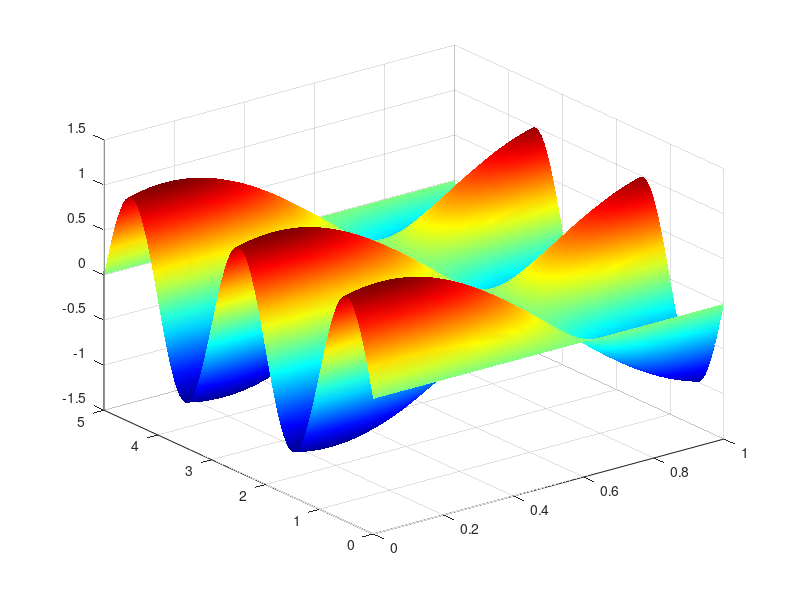

MATLAB code for this plot:


function [UN,x,t] = oneDWave()

% Inital data
nx = 100;
nt = 100;
a = 0;
b = 5;
t0 = 0;
t1 = 1;

% Time and spatial steps
dx = (b-a)/(nx - 1);
dt = (t1 - t0)/(nt - 1); 

% Each x and t vectors to evaluate u(x,t) at
x = a:dx:b;
t = t0:dt:t1;

% Coeffecient of finite approximation
alpha = dt^2/dx^2;


% NUMERICAL SOLUTION


% Grid
UN = zeros(nx,nt);


% Initial conditions

UN(:,1) = sin(pi*x);
UN(:,2) = sin(pi*x)*(1+dt);

% Boundary conditions

UN(a+1,:) = 0;
UN(nx,:) = 0;

% Assigning values to each u(xi,ti)
for j = 2:nt-1
    for i = 2:nx-1
        UN(i,j+1) = alpha*(UN(i+1,j)-2*UN(i,j)+ UN(i-1,j)) + 2*UN(i,j) - UN(i,j-1);
    end  
end

figure()
contourf(UN,200,'linecolor','non')
title('1D Wave eq')
xlabel('t')
ylabel('x')
colormap(jet(256))
colorbar
surf(t,x,UN);
shading interp